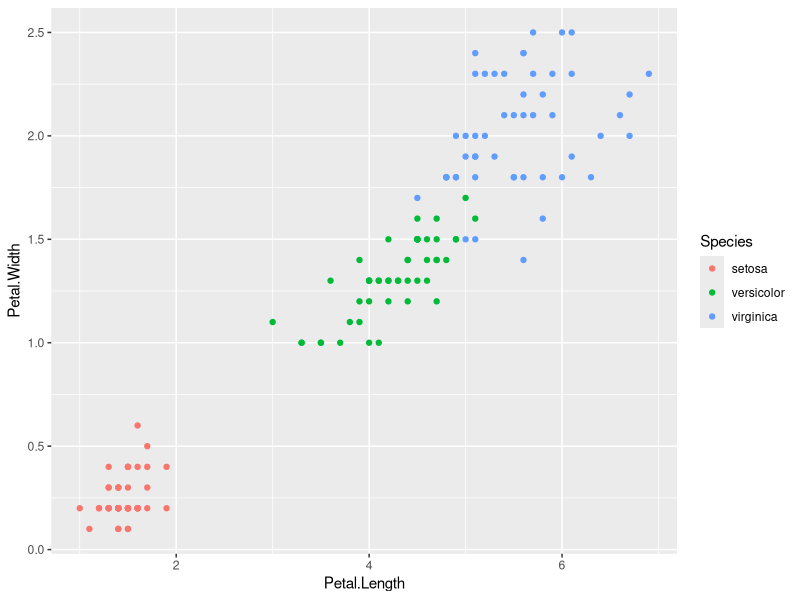
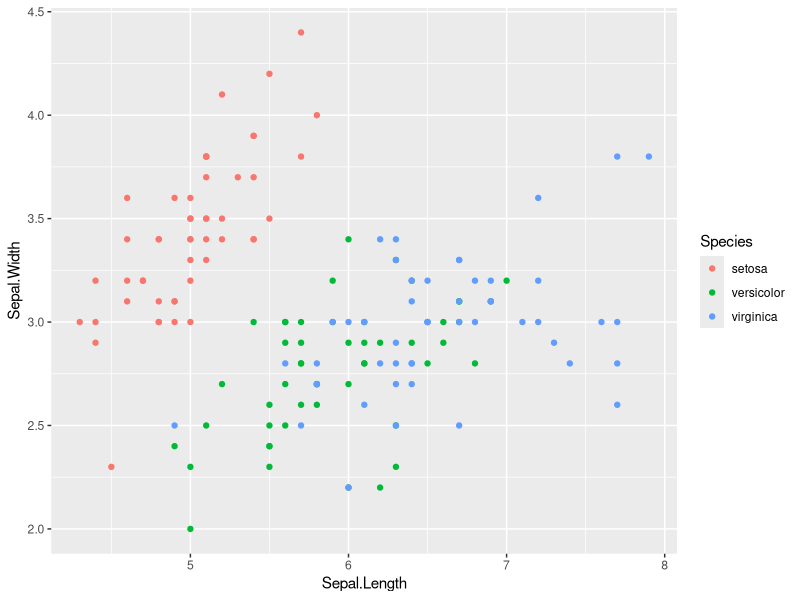
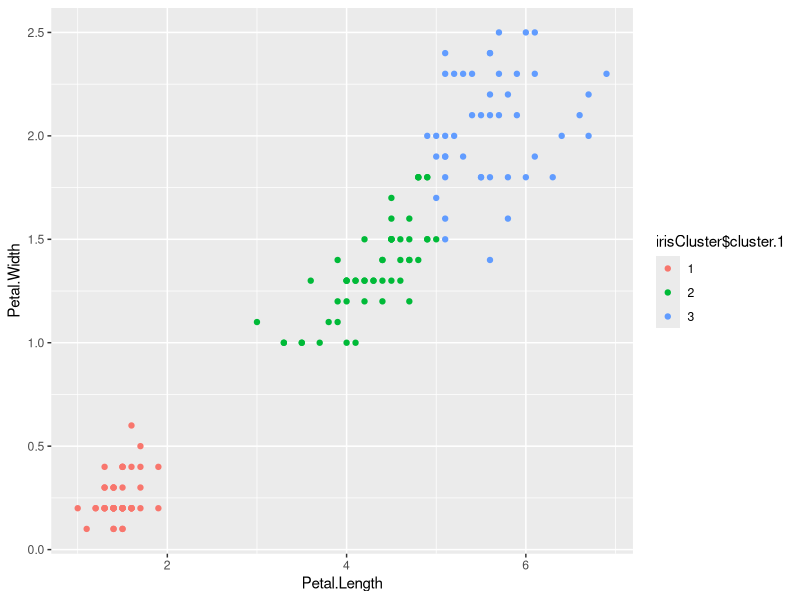

Source code (R) for these figures, in order:
iris
dim(iris)

library(ggplot2)
ggplot(iris, aes(Petal.Length, Petal.Width, color = Species)) + geom_point()
ggplot(iris, aes(Sepal.Length, Sepal.Width, color = Species)) + geom_point()

head(iris)
#this command initializes R's random number generator to a specific sequence
#so set.seed to ensure reproducibility.
?set.seed
set.seed(20)
iris[, 3:4]
irisCluster <- kmeans(iris[, 3:4], 3)
?kmeans
irisCluster


#how good the clustering result?
table(irisCluster$cluster, iris$Species)

#plot the data to see the clusters
irisCluster$cluster.1 <- as.factor(irisCluster$cluster)
irisCluster$cluster.1
ggplot(iris, aes(Petal.Length, Petal.Width, color = irisCluster$cluster.1)) + geom_point()


# optional from here

#about between_SS and total_SS
irisCluster$centers
irisCluster$cluster
irisCluster$totss
irisCluster$withinss

mean1 <- mean(iris$Petal.Length)
mean2 <- mean(iris$Petal.Width)

#compute total_SS by hand
sum((iris$Petal.Length - mean1)^2 + (iris$Petal.Width - mean2)^2)


#compute within-cluster sum of squares for cluster 1
mean1 <- irisCluster$centers[1,1]
mean2 <- irisCluster$centers[1,2]
iris.cluster1 <- iris[irisCluster$cluster == 1,]
sum((iris.cluster1$Petal.Length - mean1)^2 + (iris.cluster1$Petal.Width - mean2)^2)

#between_SS = total_SS - total within-cluster sum of squares
#In this example: between_SS / total_SS =  94.3 % 
#it is a  measure of the total variance in the data set that is explained by the clustering 



